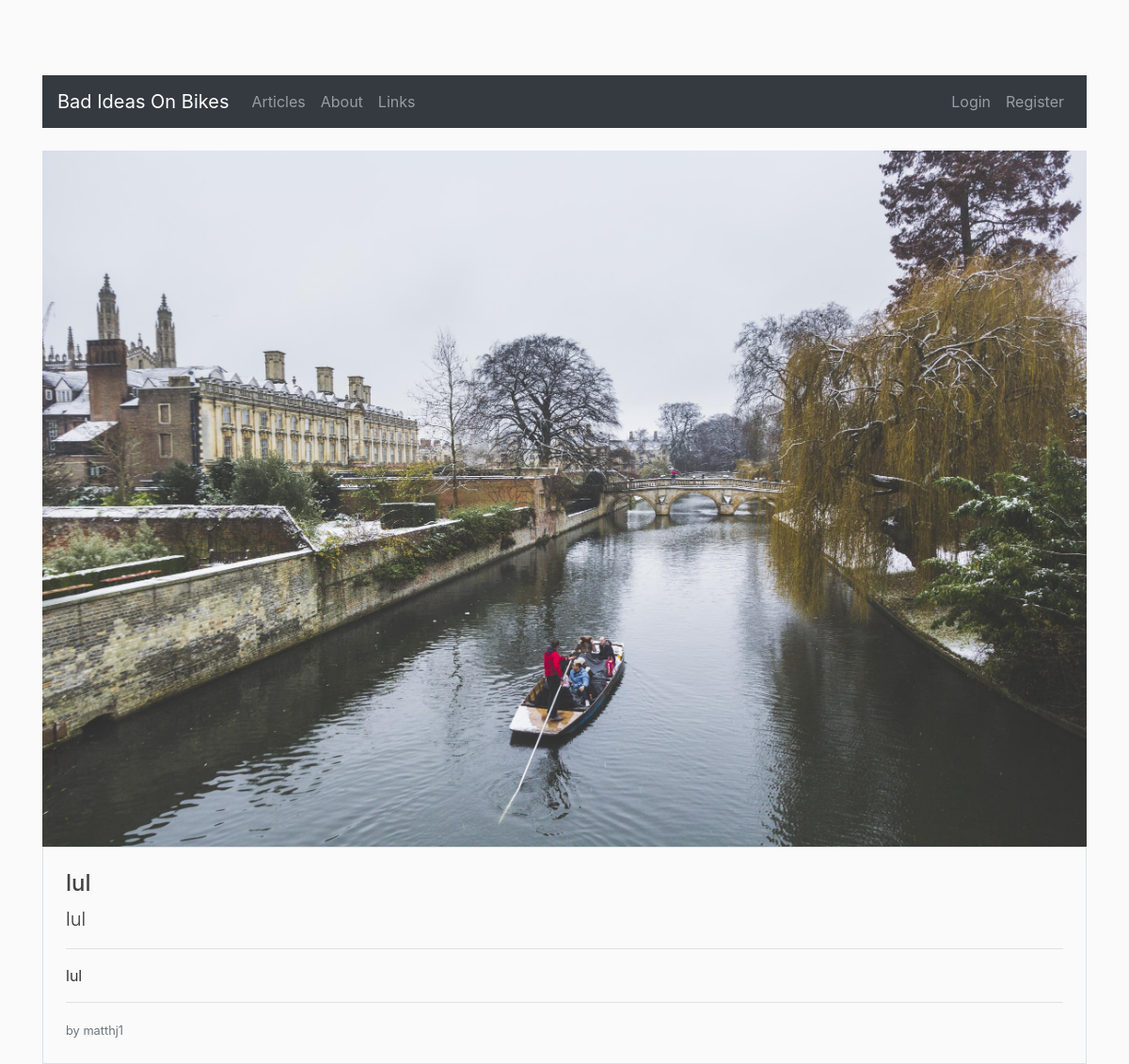
The app's page /post/4 with its own data.
### flaskbiob/models.py (models this page shows, shortened)
class Posts(db.Model):
    id = db.Column(db.Integer, primary_key=True)
    title = db.Column(db.String(100), nullable=False)
    date = db.Column(db.DateTime, nullable=False, default=datetime.utcnow)
    leader = db.Column(db.Text, nullable=False)
    content = db.Column(db.Text, nullable=False)
    post_image = db.Column(db.String(100), nullable=False, default="default_post.jpg")
    user = db.Column(db.Integer, db.ForeignKey("users.id"), nullable=False)

class Users(db.Model, UserMixin):
    id = db.Column(db.Integer, primary_key=True)
    username = db.Column(db.String(20), unique=True, nullable=False)
    email = db.Column(db.String(100), unique=True, nullable=False)
    image_file = db.Column(db.String(20), nullable=False, default="default.png")
    password = db.Column(db.String(60), nullable=False)
    posts = db.relationship("Posts", backref="author", lazy=True)

### flaskbiob/routes.py (the view)
@app.route("/post/<post_id>", methods=["GET", "POST"])
def postPage(post_id):
    post = Posts.query.get_or_404(post_id)
    return render_template("Post.html", title=post.title, post=post)

### flaskbiob/templates/Post.html (shortened to what this page needs)
{% extends "BASE.html" %}
    {% block content %}
    <div class="container">
        <div class="row">
            <div class="column mx-auto" style="width: 1200px">
                        <img src="{{ url_for('static', filename='post_pics/' + post.post_image) }}" class="img-fluid" alt="Responsive image">
                <div class="border">
                    <div class="column m-4">
                        <h4>{{ post.title }}</h4>
                        <p class="lead">{{ post.leader }}</p>
                        <hr>
                        <p>{{ post.content | safe }}</p>
                        <hr>
                        <small class="text-muted">by {{ post.author.username }}</small>
                    </div>
                </div>
            </div>
        </div>
    </div>
    {% endblock content %}

### flaskbiob/static/main.css (style rules this page uses)
body { background: #fafafa; color: #333333; margin-top: 5rem; }
h1, h2, h3, h4, h5, h6 { color: #444444; }

### records on screen
Posts: post_image (picture), title "lul", leader "lul", content "lul"
Users: author.username "matthj1"
